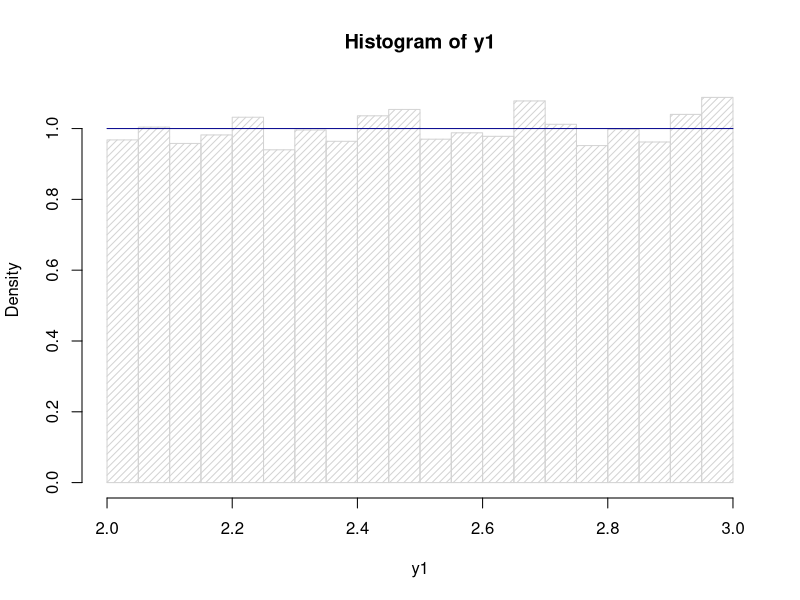
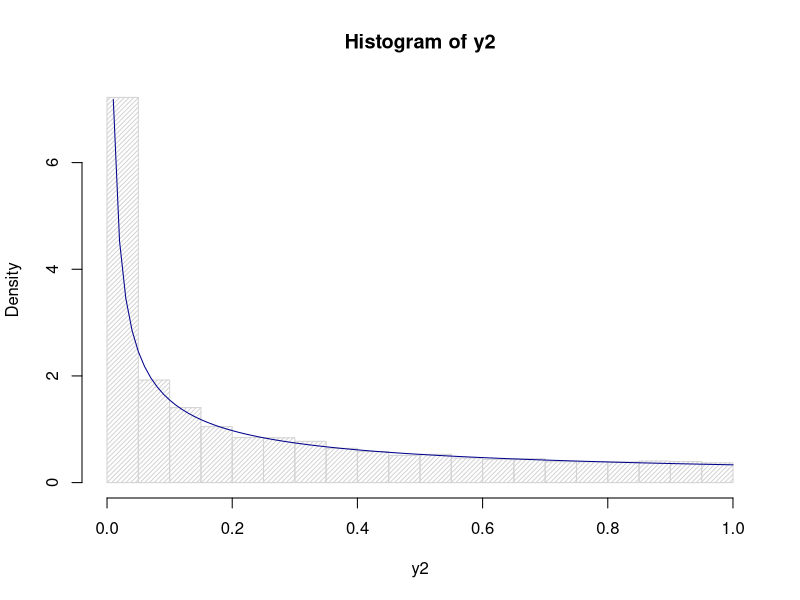
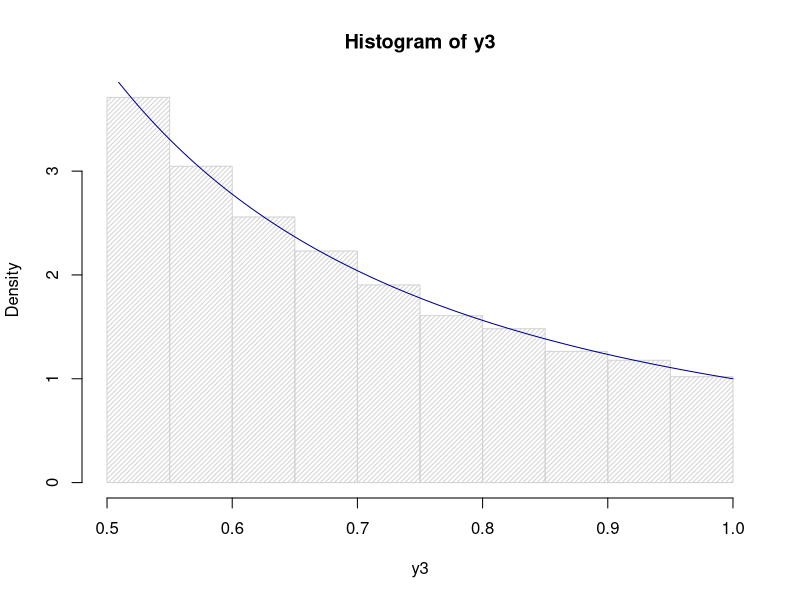
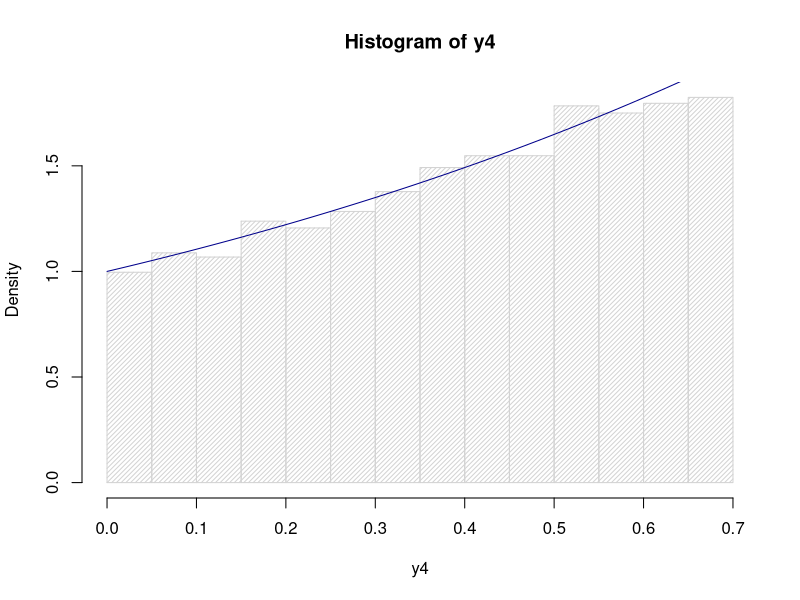

The R source for these figures, in order:
## ---- chunk 1
#p=0.5
1-pbinom(3,7,0.5)
#p=0.6
1-pbinom(3,7,0.6)
#p=0.7
1-pbinom(3,7,0.7)
## ---- chunk 2
#p=0.6
i=1
while (1-pbinom(i,2*i+1,0.6)<0.95){
  i=i+1
}
i
## ---- chunk 3
#n=67
1-pbinom(33,67,0.6)
## ---- chunk 4
set.seed(2021)
u<-runif(10000,0,1)
y1<-u+2
y2<-u^3
y3<-1/(u+1)
y4<-log(u+1)
hist(y1, freq = FALSE, xlab = 'y1', density = 20)
segments(x0=2,y0=1,x1=3,y1=1,col="darkblue")
## ---- chunk 5
hist(y2, freq = FALSE, xlab = 'y2',density=30)
curve((1/3)*((x)^(-2/3)),0,1,col="darkblue",add=TRUE)
## ---- chunk 6
hist(y3, freq =FALSE, xlab = 'y3',density=30)
curve(1/(x^2),1/2,1,col="darkblue",add=TRUE)
## ---- chunk 7
hist(y4, freq =FALSE, xlab = 'y4',density=30)
curve(exp(x),0,log(2),col="darkblue",add=TRUE)
## ---- chunk 8
set.seed(2021)
s1<-sample(1:6,10,replace=TRUE)
mean(s1)
var(s1)

s2<-sample(1:6,1000,replace=TRUE)
mean(s2)
var(s2)
